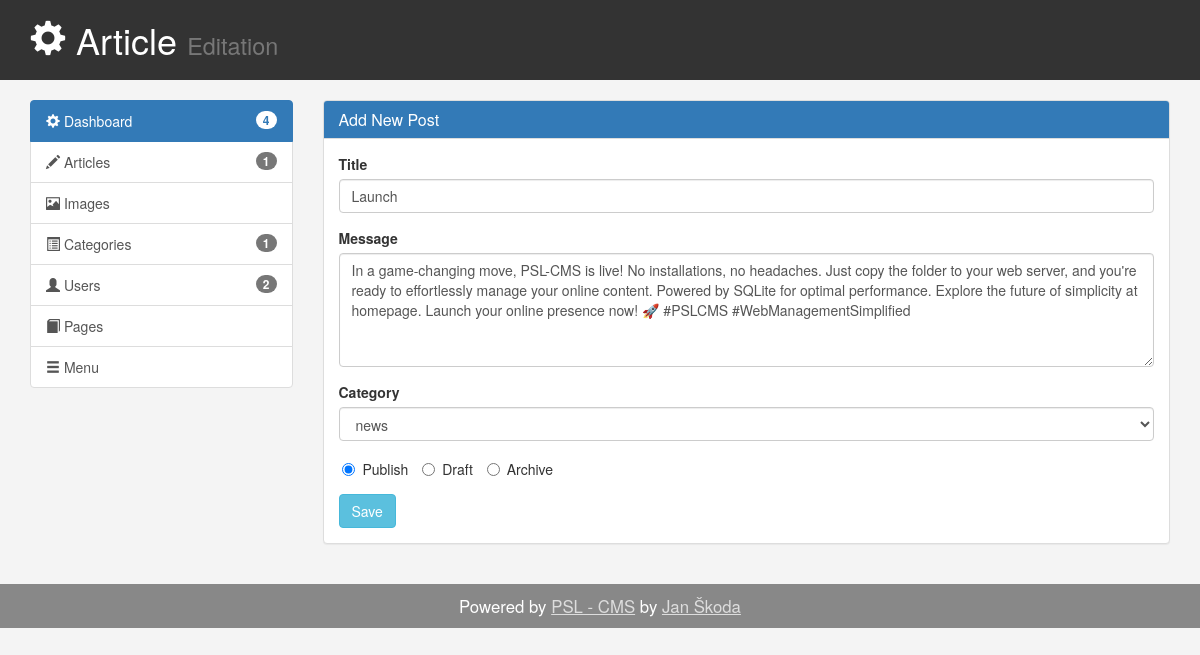
The page /admin/compose_post.php?id=16 (signed in) on the database its author committed.
### tables this page shows
CREATE TABLE "articles" (
	"id"	INTEGER,
	"title"	,
	"message"	,
	"category_id"	,
	"userid"	,
	"status"	,
	"created"	,
	"updated"	,
	PRIMARY KEY("id" AUTOINCREMENT)
);

### models/Post.php (called while the page is built, shortened)
<?php
class Post {
	private $postTable = 'articles';
	private $categoryTable = 'categories';
	private $conn;
	public function __construct($db){
        $this->conn = $db;
    }
	public function getPost(){
		if($this->id) {
			$sqlQuery = "
				SELECT p.id, p.title, p.message, p.category_id, p.status, p.created, p.updated, c.name
				FROM ".$this->postTable." p
				LEFT JOIN ".$this->categoryTable." c ON c.id = p.category_id
				WHERE p.id = :id ";
			$stmt = $this->conn->prepare($sqlQuery);
			$stmt->bindParam("id", $this->id);
			$stmt->execute();
			$result = $stmt->fetch();
			$post = $result;
			return $post;
		}
	}
	public function getCategories(){
		$sqlQuery = "
			SELECT id, name
			FROM ".$this->categoryTable;
		$stmt = $this->conn->prepare($sqlQuery);
		$stmt->execute();
		$result = $stmt->fetchAll();
		return $result;
	}
}
?>

### admin/compose_post.php (the view, shortened to what this page needs)
<?php
include_once '../models/Post.php';
$database = new Database();
$db = $database->getConnection();
$post = new Post($db);
$categories = $post->getCategories();
$post->id = (isset($_GET['id']) && $_GET['id']) ? $_GET['id'] : '0';
$postdetails = $post->getPost();
include('../template/header.php');
?>
<link rel="stylesheet" href="css/dataTables.bootstrap.min.css" />
<link href="css/style.css" rel="stylesheet" type="text/css" >
</head>
<body>
<header id="header">
	<div class="container">
		<div class="row">
			<div class="col-md-10">
				<h1><span class="glyphicon glyphicon-cog" aria-hidden="true"></span> Article <small>Editation</small></h1>
			</div>
			<br>
		</div>
	</div>
</header>
<br>
<section id="main">
	<div class="container">
		<div class="row">
			<?php include "left_menus.php"; ?>
			<div class="col-md-9">
				<div class="panel panel-default">
				  <div class="panel-heading">
					<h3 class="panel-title">Add New Post</h3>
				  </div>
				  <div class="panel-body">
					<form method="post" id="postForm">
						<div class="form-group">
							<label for="title" class="control-label">Title</label>
							<input type="text" class="form-control" id="title" name="title" value="<?php echo $postdetails['title']; ?>" placeholder="Post title..">
						</div>
						<div class="form-group">
							<label for="lastname" class="control-label">Message</label>
							<textarea class="form-control" rows="5" id="message" name="message" placeholder="Post message.."><?php echo $postdetails['message']; ?></textarea>
						</div>
						<div class="form-group">
							<label for="sel1">Category</label>
							<select class="form-control" id="category" name="category">
							<?php
							foreach ($categories as $category) {
								$selected = '';
								if($category['name'] ==$postdetails['name']) {
									$selected = 'selected=selected';
								}
								echo "<option value='".$category['id']."' $selected>".$category['name']."</option>";
							}
							?>
							</select>
						</div>
						<div class="form-group">
							<label class="radio-inline">
								<input type="radio" name="status" id="publish" value="published" <?php if($postdetails['status'] == 'published') { echo "checked";} ?>>Publish
							</label>
							<label class="radio-inline">
								<input type="radio" name="status" id="draft" value="draft" <?php if($postdetails['status'] == 'draft') { echo "checked";} ?>>Draft
							</label>
							<label class="radio-inline">
								<input type="radio" name="status" id="archived" value="archived" <?php if($postdetails['status'] == 'archived') { echo "checked";} ?>>Archive
							</label>
						</div>
						<input type="submit" name="savePost" id="savePost" class="btn btn-info" value="Save" />
					</form>
				  </div>
				</div>
			</div>
		</div>
	</div>
</section>
<?php include('../template/footer.php');?>

### admin/css/style.css (style rules this page uses)
body { background: #f4f4f4; }
#header { background: #333333; color: #ffffff; padding-bottom: 10px; margin-bottom: : 15px; }
.panel-heading { color:white!important; background-color:#337ab7!important; }

### rows shown on the page
articles: title "Launch", message "In a game-changing move, PSL-CMS is live! No installations, no headaches. Just copy the folder to your web server, and you're ready to effortlessly manage your online content. Powered by SQLite for optimal performance. Explore the future of simplicity at homepage. Launch your online presence now! 🚀 #PSLCMS #WebManagementSimplified", status "☑ Publish", status "☐ Draft", status "☐ Archive"

### other values the page prints
$post->totalPost()+$category->totalCategory()+$user->totalUser() "4"
$post->totalPost() "1"
$category->totalCategory() "1"
$user->totalUser() "2"
form field category "news"
